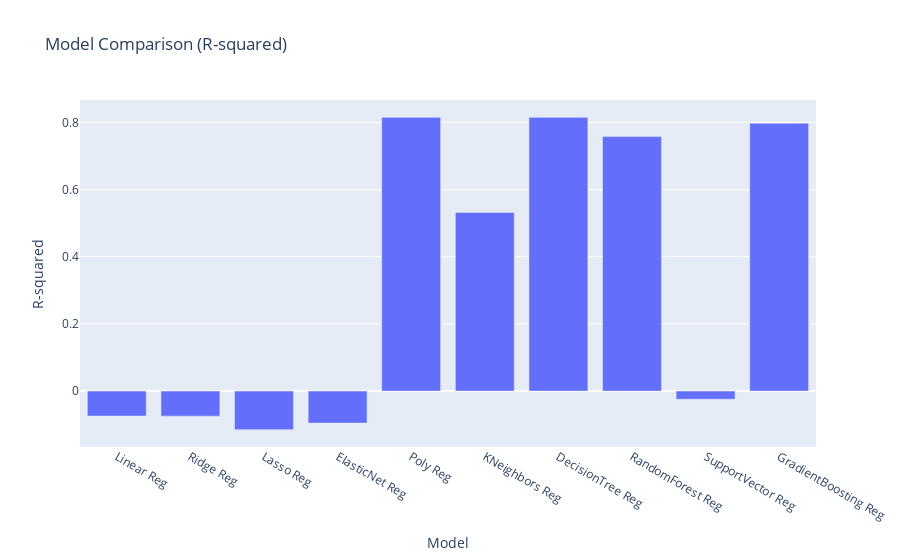

Notebook cell for this chart:
### Code cell
rsDf = pd.DataFrame(list(zip(models, rsScores)), columns = ['Model', 'R-squared'])
fig = px.bar(rsDf, x='Model', y='R-squared', title='Model Comparison (R-squared)')
fig.show()

### Figure 1 — Plotly figure (JSON) as saved in the notebook; plotly's stock layout.template omitted (floating-point values rounded to 4 significant figures)
{"data": [{"alignmentgroup": "True", "hovertemplate": "Model=%{x}<br>R-squared=%{y}<extra></extra>", "legendgroup": "", "marker": {"color": "#636efa", "pattern": {"shape": ""}}, "name": "", "offsetgroup": "", "orientation": "v", "showlegend": false, "textposition": "auto", "type": "bar", "x": ["Linear Reg", "Ridge Reg", "Lasso Reg", "ElasticNet Reg", "Poly Reg", "KNeighbors Reg", "DecisionTree Reg", "RandomForest Reg", "SupportVector Reg", "GradientBoosting Reg"], "xaxis": "x", "y": [-0.07444, -0.07459, -0.1149, -0.09528, 0.8153, 0.532, 0.8153, 0.7579, -0.02419, 0.7977], "yaxis": "y"}], "layout": {"barmode": "relative", "legend": {"tracegroupgap": 0}, "title": {"text": "Model Comparison (R-squared)"}, "xaxis": {"anchor": "y", "domain": [0, 1], "title": {"text": "Model"}}, "yaxis": {"anchor": "x", "domain": [0, 1], "title": {"text": "R-squared"}}}}
